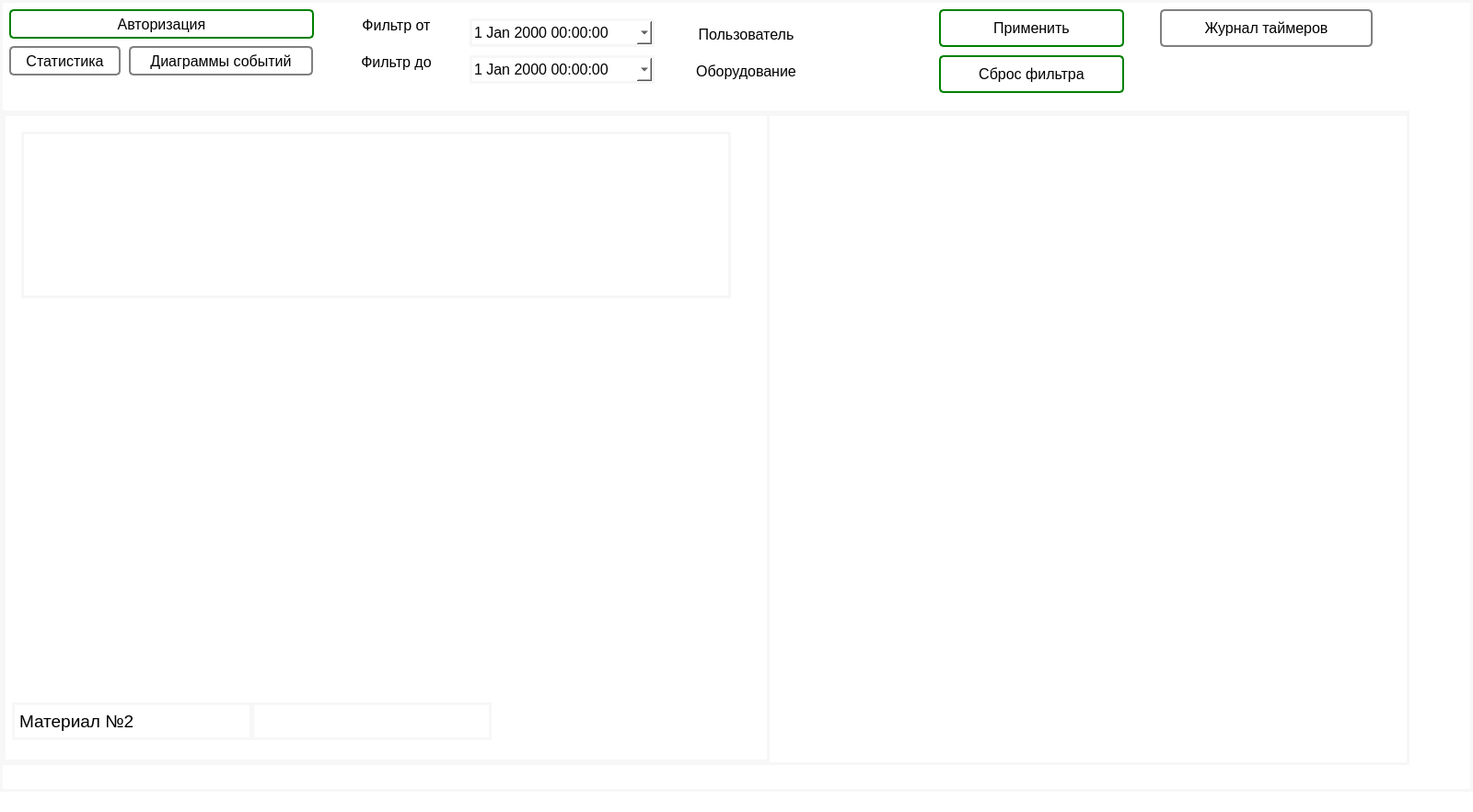
<?xml version="1.0" encoding="UTF-8"?>
<ui version="4.0">
 <class>MainWindow</class>
 <widget class="QMainWindow" name="MainWindow">
  <property name="geometry">
   <rect>
    <x>0</x>
    <y>0</y>
    <width>1600</width>
    <height>882</height>
   </rect>
  </property>
  <property name="minimumSize">
   <size>
    <width>1600</width>
    <height>100</height>
   </size>
  </property>
  <property name="font">
   <font>
    <family>Nirmala UI</family>
   </font>
  </property>
  <property name="windowTitle">
   <string>MainWindow</string>
  </property>
  <property name="styleSheet">
   <string notr="true">background-color: white ;
border-color: rgb(255, 255, 255);</string>
  </property>
  <widget class="QWidget" name="centralwidget">
   <property name="minimumSize">
    <size>
     <width>1000</width>
     <height>0</height>
    </size>
   </property>
   <property name="styleSheet">
    <string notr="true">border-radius:2px;
border: 3px solid rgb(247, 247, 247);</string>
   </property>
   <widget class="QPushButton" name="graph_b">
    <property name="geometry">
     <rect>
      <x>140</x>
      <y>50</y>
      <width>200</width>
      <height>32</height>
     </rect>
    </property>
    <property name="maximumSize">
     <size>
      <width>200</width>
      <height>16777215</height>
     </size>
    </property>
    <property name="font">
     <font>
      <family>Segoe UI</family>
      <pointsize>12</pointsize>
     </font>
    </property>
    <property name="styleSheet">
     <string notr="true">QPushButton {
	background-color: white ;
	border-radius:5px;
	color: black;
	border: 2px solid rgb(247, 247, 247);
	border-color: grey
}

QPushButton:hover {
	border: 2px solid rgb(247, 247, 247);
	border-color: orange;
}

QPushButton:pressed {
	border: 2px solid rgb(247, 247, 247);
	border-color: orange;
}
</string>
    </property>
    <property name="text">
     <string>Диаграммы событий</string>
    </property>
   </widget>
   <widget class="QPushButton" name="stat_b">
    <property name="geometry">
     <rect>
      <x>10</x>
      <y>50</y>
      <width>121</width>
      <height>32</height>
     </rect>
    </property>
    <property name="maximumSize">
     <size>
      <width>200</width>
      <height>16777215</height>
     </size>
    </property>
    <property name="sizeIncrement">
     <size>
      <width>0</width>
      <height>0</height>
     </size>
    </property>
    <property name="font">
     <font>
      <family>Segoe UI</family>
      <pointsize>12</pointsize>
      <weight>50</weight>
      <bold>false</bold>
     </font>
    </property>
    <property name="cursor">
     <cursorShape>ArrowCursor</cursorShape>
    </property>
    <property name="focusPolicy">
     <enum>Qt::WheelFocus</enum>
    </property>
    <property name="autoFillBackground">
     <bool>false</bool>
    </property>
    <property name="styleSheet">
     <string notr="true">QPushButton {
	background-color: white ;
	border-radius:5px;
	color: black;
	border: 2px solid rgb(247, 247, 247);
	border-color: grey
}

QPushButton:hover {
	border: 2px solid rgb(247, 247, 247);
	border-color: orange;
}

QPushButton:pressed {
	border: 2px solid rgb(247, 247, 247);
	border-color: orange;
}
</string>
    </property>
    <property name="text">
     <string>Статистика</string>
    </property>
   </widget>
   <widget class="QStackedWidget" name="stackedWidget">
    <property name="geometry">
     <rect>
      <x>0</x>
      <y>120</y>
      <width>1531</width>
      <height>711</height>
     </rect>
    </property>
    <property name="maximumSize">
     <size>
      <width>16777215</width>
      <height>800</height>
     </size>
    </property>
    <property name="layoutDirection">
     <enum>Qt::RightToLeft</enum>
    </property>
    <property name="styleSheet">
     <string notr="true">background-color: rgb(255, 255, 255);</string>
    </property>
    <property name="currentIndex">
     <number>0</number>
    </property>
    <widget class="QWidget" name="start">
     <widget class="QWidget" name="gridLayoutWidget">
      <property name="geometry">
       <rect>
        <x>830</x>
        <y>0</y>
        <width>701</width>
        <height>711</height>
       </rect>
      </property>
      <layout class="QGridLayout" name="diagram_place"/>
     </widget>
     <widget class="QLabel" name="label_53">
      <property name="geometry">
       <rect>
        <x>270</x>
        <y>640</y>
        <width>261</width>
        <height>41</height>
       </rect>
      </property>
      <property name="font">
       <font>
        <family>Segoe UI</family>
        <pointsize>14</pointsize>
       </font>
      </property>
      <property name="text">
       <string/>
      </property>
     </widget>
     <widget class="QLabel" name="label_57">
      <property name="geometry">
       <rect>
        <x>10</x>
        <y>640</y>
        <width>261</width>
        <height>41</height>
       </rect>
      </property>
      <property name="font">
       <font>
        <family>Segoe UI</family>
        <pointsize>14</pointsize>
       </font>
      </property>
      <property name="text">
       <string>Материал №2</string>
      </property>
     </widget>
     <widget class="QWidget" name="gridLayoutWidget_3">
      <property name="geometry">
       <rect>
        <x>20</x>
        <y>20</y>
        <width>771</width>
        <height>181</height>
       </rect>
      </property>
      <layout class="QGridLayout" name="table_place"/>
     </widget>
    </widget>
    <widget class="QWidget" name="diagram">
     <widget class="QWidget" name="verticalLayoutWidget">
      <property name="geometry">
       <rect>
        <x>10</x>
        <y>60</y>
        <width>131</width>
        <height>651</height>
       </rect>
      </property>
      <layout class="QVBoxLayout" name="machines_layout"/>
     </widget>
     <widget class="QWidget" name="verticalLayoutWidget_2">
      <property name="geometry">
       <rect>
        <x>160</x>
        <y>60</y>
        <width>131</width>
        <height>651</height>
       </rect>
      </property>
      <layout class="QVBoxLayout" name="users_layout"/>
     </widget>
     <widget class="QWidget" name="verticalLayoutWidget_3">
      <property name="geometry">
       <rect>
        <x>340</x>
        <y>60</y>
        <width>1241</width>
        <height>651</height>
       </rect>
      </property>
      <layout class="QVBoxLayout" name="graphs_layout"/>
     </widget>
     <widget class="QPushButton" name="login_b_14">
      <property name="geometry">
       <rect>
        <x>960</x>
        <y>10</y>
        <width>181</width>
        <height>35</height>
       </rect>
      </property>
      <property name="minimumSize">
       <size>
        <width>0</width>
        <height>35</height>
       </size>
      </property>
      <property name="maximumSize">
       <size>
        <width>16777215</width>
        <height>35</height>
       </size>
      </property>
      <property name="font">
       <font>
        <family>Segoe UI</family>
        <pointsize>12</pointsize>
       </font>
      </property>
      <property name="styleSheet">
       <string notr="true">QPushButton {
	background-color: white ;
	border-radius:5px;
	color: black;
	border: 2px solid rgb(247, 247, 247);
	border-color: white
}

</string>
      </property>
      <property name="text">
       <string>Показать операции</string>
      </property>
     </widget>
    </widget>
    <widget class="QWidget" name="page"/>
   </widget>
   <widget class="QPushButton" name="login_b">
    <property name="geometry">
     <rect>
      <x>10</x>
      <y>10</y>
      <width>331</width>
      <height>32</height>
     </rect>
    </property>
    <property name="maximumSize">
     <size>
      <width>400</width>
      <height>16777215</height>
     </size>
    </property>
    <property name="font">
     <font>
      <family>Segoe UI</family>
      <pointsize>12</pointsize>
     </font>
    </property>
    <property name="styleSheet">
     <string notr="true">QPushButton {
	background-color: white ;
	border-radius:5px;
	color: black;
	border: 2px solid rgb(247, 247, 247);
	border-color: green
}

QPushButton:hover {
	border: 2px solid rgb(247, 247, 247);
	border-color: orange;
}

QPushButton:pressed {
	background-color: rgb(88, 88, 88);
}
</string>
    </property>
    <property name="text">
     <string>Авторизация</string>
    </property>
   </widget>
   <widget class="QPushButton" name="login_b_4">
    <property name="geometry">
     <rect>
      <x>350</x>
      <y>10</y>
      <width>161</width>
      <height>35</height>
     </rect>
    </property>
    <property name="minimumSize">
     <size>
      <width>0</width>
      <height>35</height>
     </size>
    </property>
    <property name="maximumSize">
     <size>
      <width>16777215</width>
      <height>35</height>
     </size>
    </property>
    <property name="font">
     <font>
      <family>Segoe UI</family>
      <pointsize>12</pointsize>
     </font>
    </property>
    <property name="styleSheet">
     <string notr="true">QPushButton {
	background-color: white ;
	border-radius:5px;
	color: black;
	border: 2px solid rgb(247, 247, 247);
	border-color: white
}

</string>
    </property>
    <property name="text">
     <string>Фильтр от</string>
    </property>
   </widget>
   <widget class="QPushButton" name="login_b_5">
    <property name="geometry">
     <rect>
      <x>360</x>
      <y>50</y>
      <width>141</width>
      <height>35</height>
     </rect>
    </property>
    <property name="minimumSize">
     <size>
      <width>0</width>
      <height>35</height>
     </size>
    </property>
    <property name="maximumSize">
     <size>
      <width>16777215</width>
      <height>35</height>
     </size>
    </property>
    <property name="font">
     <font>
      <family>Segoe UI</family>
      <pointsize>12</pointsize>
     </font>
    </property>
    <property name="styleSheet">
     <string notr="true">QPushButton {
	background-color: white ;
	border-radius:5px;
	color: black;
	border: 2px solid rgb(247, 247, 247);
	border-color: white
}

</string>
    </property>
    <property name="text">
     <string>Фильтр до</string>
    </property>
   </widget>
   <widget class="QPushButton" name="set_filters">
    <property name="geometry">
     <rect>
      <x>1020</x>
      <y>10</y>
      <width>201</width>
      <height>41</height>
     </rect>
    </property>
    <property name="maximumSize">
     <size>
      <width>400</width>
      <height>16777215</height>
     </size>
    </property>
    <property name="font">
     <font>
      <family>Segoe UI</family>
      <pointsize>12</pointsize>
     </font>
    </property>
    <property name="styleSheet">
     <string notr="true">QPushButton {
	background-color: white ;
	border-radius:5px;
	color: black;
	border: 2px solid rgb(247, 247, 247);
	border-color: green
}

QPushButton:hover {
	border: 2px solid rgb(247, 247, 247);
	border-color: orange;
}

QPushButton:pressed {
	background-color: rgb(88, 88, 88);
}
</string>
    </property>
    <property name="text">
     <string>Применить</string>
    </property>
   </widget>
   <widget class="QDateTimeEdit" name="start_dtime">
    <property name="geometry">
     <rect>
      <x>510</x>
      <y>20</y>
      <width>201</width>
      <height>31</height>
     </rect>
    </property>
    <property name="font">
     <font>
      <family>Segoe UI</family>
      <pointsize>12</pointsize>
     </font>
    </property>
    <property name="calendarPopup">
     <bool>true</bool>
    </property>
   </widget>
   <widget class="QDateTimeEdit" name="finish_dtime">
    <property name="geometry">
     <rect>
      <x>510</x>
      <y>60</y>
      <width>201</width>
      <height>31</height>
     </rect>
    </property>
    <property name="font">
     <font>
      <family>Segoe UI</family>
      <pointsize>12</pointsize>
     </font>
    </property>
    <property name="calendarPopup">
     <bool>true</bool>
    </property>
   </widget>
   <widget class="QPushButton" name="login_b_6">
    <property name="geometry">
     <rect>
      <x>730</x>
      <y>20</y>
      <width>161</width>
      <height>35</height>
     </rect>
    </property>
    <property name="minimumSize">
     <size>
      <width>0</width>
      <height>35</height>
     </size>
    </property>
    <property name="maximumSize">
     <size>
      <width>16777215</width>
      <height>35</height>
     </size>
    </property>
    <property name="font">
     <font>
      <family>Segoe UI</family>
      <pointsize>12</pointsize>
     </font>
    </property>
    <property name="styleSheet">
     <string notr="true">QPushButton {
	background-color: white ;
	border-radius:5px;
	color: black;
	border: 2px solid rgb(247, 247, 247);
	border-color: white
}

</string>
    </property>
    <property name="text">
     <string>Пользователь</string>
    </property>
   </widget>
   <widget class="QPushButton" name="login_b_7">
    <property name="geometry">
     <rect>
      <x>730</x>
      <y>60</y>
      <width>161</width>
      <height>35</height>
     </rect>
    </property>
    <property name="minimumSize">
     <size>
      <width>0</width>
      <height>35</height>
     </size>
    </property>
    <property name="maximumSize">
     <size>
      <width>16777215</width>
      <height>35</height>
     </size>
    </property>
    <property name="font">
     <font>
      <family>Segoe UI</family>
      <pointsize>12</pointsize>
     </font>
    </property>
    <property name="styleSheet">
     <string notr="true">QPushButton {
	background-color: white ;
	border-radius:5px;
	color: black;
	border: 2px solid rgb(247, 247, 247);
	border-color: white
}

</string>
    </property>
    <property name="text">
     <string>Оборудование</string>
    </property>
   </widget>
   <widget class="QPushButton" name="set_filters_2">
    <property name="geometry">
     <rect>
      <x>1020</x>
      <y>60</y>
      <width>201</width>
      <height>41</height>
     </rect>
    </property>
    <property name="maximumSize">
     <size>
      <width>400</width>
      <height>16777215</height>
     </size>
    </property>
    <property name="font">
     <font>
      <family>Segoe UI</family>
      <pointsize>12</pointsize>
     </font>
    </property>
    <property name="styleSheet">
     <string notr="true">QPushButton {
	background-color: white ;
	border-radius:5px;
	color: black;
	border: 2px solid rgb(247, 247, 247);
	border-color: green
}

QPushButton:hover {
	border: 2px solid rgb(247, 247, 247);
	border-color: orange;
}

QPushButton:pressed {
	background-color: rgb(88, 88, 88);
}
</string>
    </property>
    <property name="text">
     <string>Сброс фильтра</string>
    </property>
   </widget>
   <widget class="QPushButton" name="timers_journal">
    <property name="geometry">
     <rect>
      <x>1260</x>
      <y>10</y>
      <width>231</width>
      <height>41</height>
     </rect>
    </property>
    <property name="font">
     <font>
      <family>Segoe UI</family>
      <pointsize>12</pointsize>
     </font>
    </property>
    <property name="styleSheet">
     <string notr="true">QPushButton {
	background-color: white ;
	border-radius:5px;
	color: black;
	border: 2px solid rgb(247, 247, 247);
	border-color: grey
}

QPushButton:hover {
	border: 2px solid rgb(247, 247, 247);
	border-color: orange;
}

QPushButton:pressed {
	background-color: rgb(88, 88, 88);
}
</string>
    </property>
    <property name="text">
     <string>Журнал таймеров</string>
    </property>
   </widget>
  </widget>
  <widget class="QMenuBar" name="menubar">
   <property name="geometry">
    <rect>
     <x>0</x>
     <y>0</y>
     <width>1600</width>
     <height>26</height>
    </rect>
   </property>
  </widget>
  <widget class="QStatusBar" name="statusbar"/>
 </widget>
 <resources>
  <include location="images/source.qrc"/>
 </resources>
 <connections/>
</ui>
